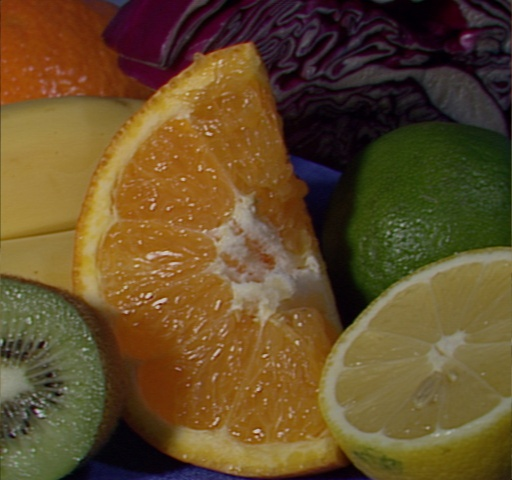
//> input picture flower1.jpg, 512 x 480 px, given in place of the camera
$ ./bokeh   (built with g++ and OpenCV 4)
//> lines starting //> are read from the running program, lines starting //| are printed output that depends on the picture
#include <opencv2/core/core.hpp>
#include <opencv2/highgui/highgui.hpp>
#include <opencv2/imgproc/imgproc.hpp>
#include <stdio.h>

using namespace cv;
using namespace std;

int main(int argc, char *argv[]) {
  int INIT_TIME = 50;
  int width, height;
  double B_PARAM = 1.0 / 50.0;
  double T_PARAM = 1.0 / 200.0;
  double Zeta = 10.0;

  int blurvalue = 19;
  double bokehthreshold = 0.8;
  int bokehthresholdint = 253;
  double bokehthreshold2;
  int bokehthresholdint2 = 248;
  int dilation_size = 10;
  int dilation_size2 = 7;

  VideoCapture cap;
  Mat frame, result, baseblur, highlights, bokeh, mediums;
  Mat avg_img, sqm_img;
  Mat lower_img, upper_img, tmp_img;
  Mat dst_img, msk_img;

  if (argc >= 2) {
    cap.open(argv[1]);
  }else{
    cap.open(0);
  }
  if (!cap.isOpened()){
    printf("Can not open video.\n");
    exit(0);
  }

  cap >> frame;
//> frame is the input picture: 480 rows x 512 cols, CV_8UC3; mean B, G, R 41.1, 76.6, 99.3
  frame = imread("yakei.jpg");
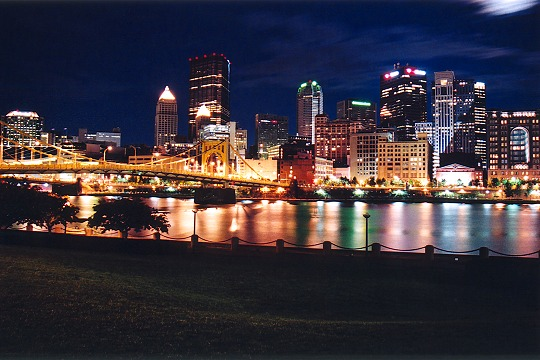
//> input picture yakei.jpg, 540 x 360 px
//> frame is the input picture: 360 rows x 540 cols, CV_8UC3; mean B, G, R 62, 52.9, 60.3

  Size s = frame.size();
//> s = Size(540, 360)

  //namedWindow("Input", 1);
  //namedWindow("FG", 1);
  namedWindow("Result",1);
  namedWindow("Controls",1);
  createTrackbar("Blur size", "Controls", &blurvalue, 40, 0);
  createTrackbar("Bokeh Threshold", "Controls", &bokehthresholdint, 255, 0);
  createTrackbar("Medium bokeh threshold", "Controls", &bokehthresholdint2, 255, 0 );
  createTrackbar("Bokeh Size", "Controls", &dilation_size, 50, 0);
  createTrackbar("Medium bokeh size", "Controls", &dilation_size2, 50, 0);
  //namedWindow("Bokeh", 1);

  bool loop_flag = true;
  while (loop_flag) {
    //cap>>frame;
    //if (frame.empty()) break;

    // BEGIN FILTER

    frame.convertTo(tmp_img, tmp_img.type());

    //GaussianBlur(frame, tmp_img, Size(0,0), 5, 5, 0);

    medianBlur(frame, baseblur, (blurvalue / 2) * 2 + 1);
    //brightness range
    baseblur.copyTo(result);

    Mat temp;
    //convert to grayscale for thresholding
    cvtColor(frame, temp, CV_BGR2YCrCb);
//> temp: 360 rows x 540 cols, CV_8UC3; mean of channels 0, 1, 2 56.2, 130.9, 131.3
    vector<Mat> planes;
    split(temp, planes);
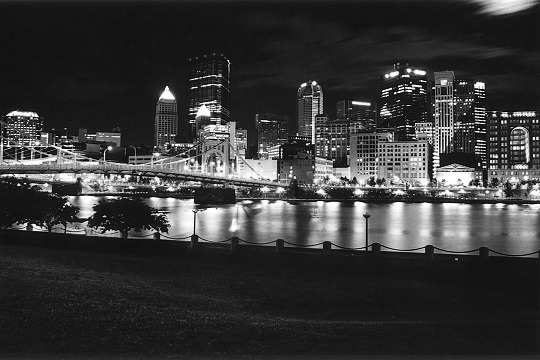
//> planes[0]: 360 rows x 540 cols, CV_8UC1; min 0, max 255, mean 56.2
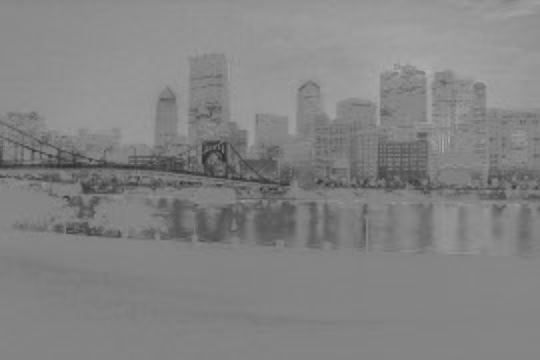
//> planes[2]: 360 rows x 540 cols, CV_8UC1; min 45, max 176, mean 131.3
    Mat bnw = planes[0];

    bokehthreshold = bokehthresholdint;
    threshold(bnw, highlights, bokehthreshold, 0.5, THRESH_TOZERO);//take only highlights
    bokehthreshold2 = bokehthresholdint2;
    threshold(bnw, mediums, bokehthreshold2, 0.5, THRESH_TOZERO);
    threshold(mediums, mediums, bokehthreshold, 0.5, THRESH_TOZERO_INV);//also shave off too bright ones
//> mediums: 360 rows x 540 cols, CV_8UC1; min 0, max 253, mean 1.8
    equalizeHist(highlights, highlights);
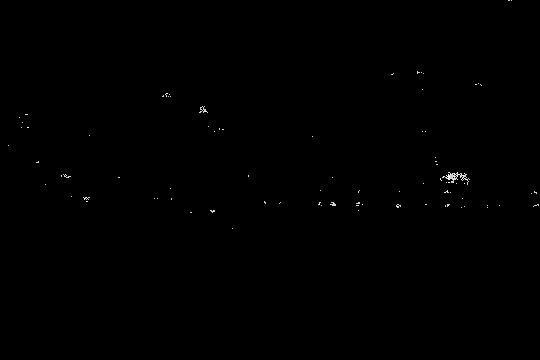
//> highlights: 360 rows x 540 cols, CV_8UC1; min 0, max 255, mean 0.4
    equalizeHist(mediums, mediums);
//> mediums: 360 rows x 540 cols, CV_8UC1; min 0, max 255, mean 1.1

    Mat dilationelement =
getStructuringElement(MORPH_ELLIPSE,
		      Size(2*dilation_size + 1, 2* dilation_size + 1 ),
                      Point( dilation_size, dilation_size) );

    dilate( highlights, temp, dilationelement);
//> temp: 360 rows x 540 cols, CV_8UC1

    dilationelement = getStructuringElement(MORPH_ELLIPSE,
		      Size(2*dilation_size2 + 1, 2* dilation_size2 + 1 ),
		       Point( dilation_size2, dilation_size2) );
    dilate (mediums, mediums, dilationelement);
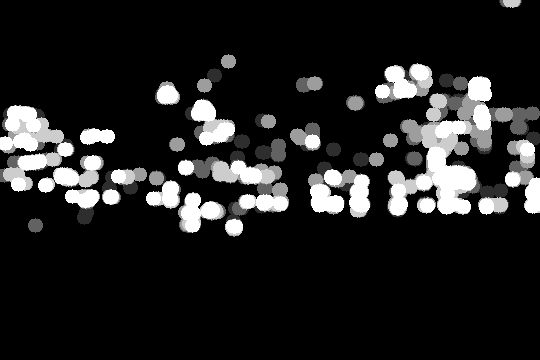
//> mediums: 360 rows x 540 cols, CV_8UC1; min 0, max 255, mean 33.4

    //imshow("Bokeh", temp);

    Mat bokeh;
    temp.convertTo(bokeh, frame.type());

    //convert grayscale bokeh image to RGB:
    vector<Mat> channels;
    channels.push_back(temp);
    channels.push_back(temp);
    channels.push_back(temp);
    merge(channels, bokeh);
    vector<Mat> channels2;
    channels2.push_back(mediums);
    channels2.push_back(mediums);
    channels2.push_back(mediums);
    Mat mediumbokeh;
    merge(channels2, mediumbokeh);
    //RGB conversion over

    //blur bokeh a little bit:
    GaussianBlur(mediumbokeh, mediumbokeh, Size(0,0), 3, 3, 0);
    blur(bokeh, bokeh, Size(2,2));
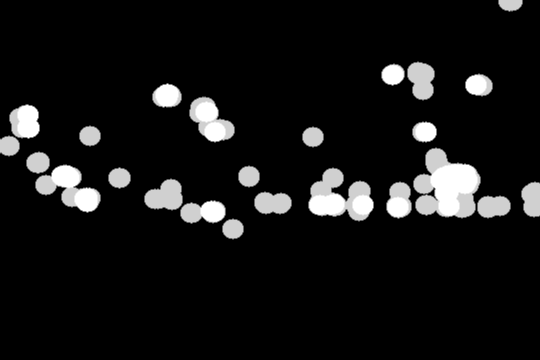
//> bokeh: 360 rows x 540 cols, CV_8UC3; min 0, max 255, mean 21.2
    /*******************************

    NOTE FOR NEXT TIME:
    for the highligh blur, and maybe for medium blur as well,
make a loop that goes through a number of brightness values. For example
100% brightness to 98%, then 97% to 96% and so on, and apply seperate bokeh
effect on all. This way bokeh circles dont merge as much.
Maybe even add seperate sprites for the absolute white case only.

make the granularity and number of passes controllable.

    ******************************/


    //add(baseblur, bokeh, result);

    addWeighted(mediumbokeh, 0.3, baseblur, 1.0, 0.0, temp, -1);
//> temp: 360 rows x 540 cols, CV_8UC3
    addWeighted(bokeh, 0.5, temp, 0.9, 0.0, result, -1);
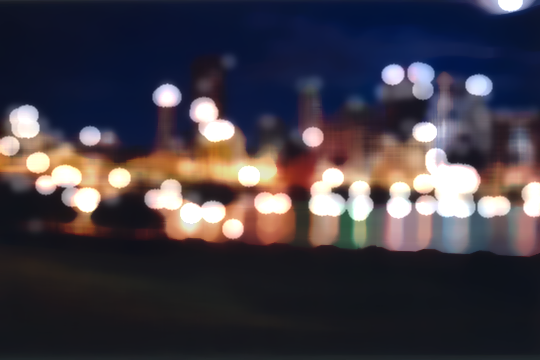
//> result: 360 rows x 540 cols, CV_8UC3; mean B, G, R 69.5, 60.4, 65.8


    imshow("Result", result);

    char key = waitKey(10);
//> the Esc key is pressed
    if(key == 27) {
      loop_flag = false;
    }
  }
  return 0;
}
